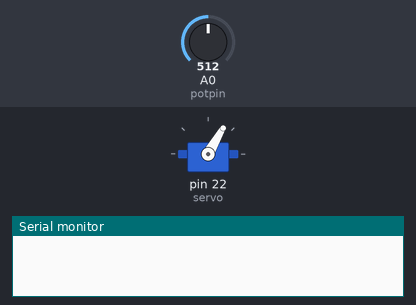
Bench run of a sketch on a simulated Arduino Mega 2560, built with avr-gcc and run on an emulated ATmega2560. Parts: servo, the last lines printed to the serial monitor. Inputs (shaded band) come from the test bench; at power-on: A0 (potpin) = 512.

Above: at 0.05 s.
At 10.45 s:
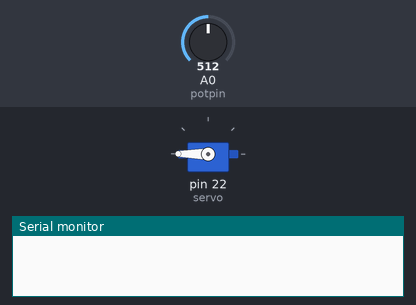
At 20.95 s:
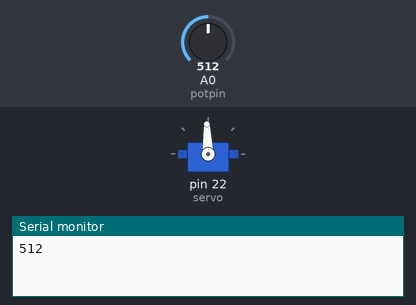
Timing chart, 0 to 27.3 s (numbered marks = the images above):
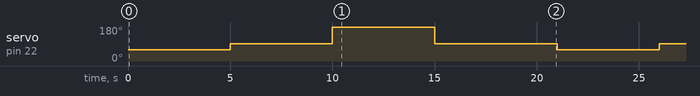

Measured:
- by itself, servo on pin 22 (servo): repeats every 21.0 s: 180° 5.0 s, 92° 6.0 s, 60° 5.0 s, 92° 5.0 s

The sketch:

servo.ino
```cpp
#include <Servo.h>

Servo servo;
int potpin=A0;
int potval;
int x;
int servoval;

void setup()
{
servo.attach(22);
Serial.begin(9600);
pinMode(potpin,INPUT);
}

void loop()
{

  x=analogRead(potval);
  servoval=map(potval,0,1023,0,180);

  servo.write(60);
  delay (5000);

  servo.write(92);
  delay (5000);

  servo.write(180);
  delay (5000);

  servo.write(92);
  delay (5000);

  Serial.print(x);
  Serial.print("\n");
  delay(1000);
}
```
